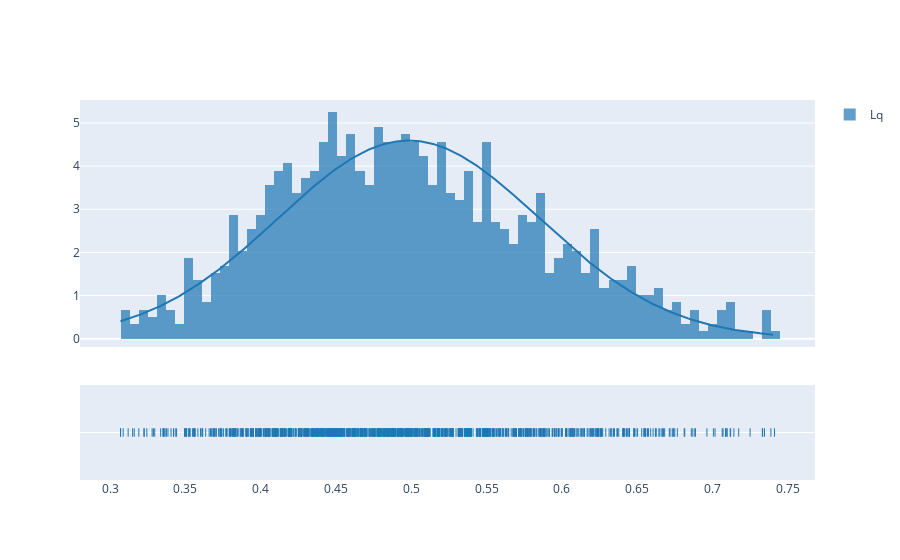

The cell this chart's notebook holds for it:
### Markdown cell above
### Remoção de  outliers

### Code cell
data_without_outliers = remove_outliers(data_ic['Lq']['Amostras'])
fig = ff.create_distplot([data_without_outliers], ['Lq'], curve_type='normal', bin_size=0.006)
fig.show()

### Figure 1 — Plotly figure (JSON) as saved in the notebook; plotly's stock layout.template omitted (floating-point values rounded to 4 significant figures; data arrays with more than 128 entries replaced by an {"elided": "..."} marker saying what was removed)
{"data": [{"autobinx": false, "histnorm": "probability density", "legendgroup": "Lq", "marker": {"color": "rgb(31, 119, 180)"}, "name": "Lq", "opacity": 0.7, "type": "histogram", "x": {"elided": "985 float values"}, "xaxis": "x", "xbins": {"end": 0.7411, "size": 0.006, "start": 0.3069}, "yaxis": "y"}, {"legendgroup": "Lq", "marker": {"color": "rgb(31, 119, 180)"}, "mode": "lines", "name": "Lq", "showlegend": false, "type": "scatter", "x": {"elided": "500 float values"}, "xaxis": "x", "y": {"elided": "500 float values"}, "yaxis": "y"}, {"legendgroup": "Lq", "marker": {"color": "rgb(31, 119, 180)", "symbol": "line-ns-open"}, "mode": "markers", "name": "Lq", "showlegend": false, "type": "scatter", "x": {"elided": "985 float values"}, "xaxis": "x", "y": {"elided": "985 str values"}, "yaxis": "y2"}], "layout": {"barmode": "overlay", "hovermode": "closest", "legend": {"traceorder": "reversed"}, "xaxis": {"anchor": "y2", "domain": [0, 1], "zeroline": false}, "yaxis": {"anchor": "free", "domain": [0.35, 1], "position": 0}, "yaxis2": {"anchor": "x", "domain": [0, 0.25], "dtick": 1, "showticklabels": false}}}
